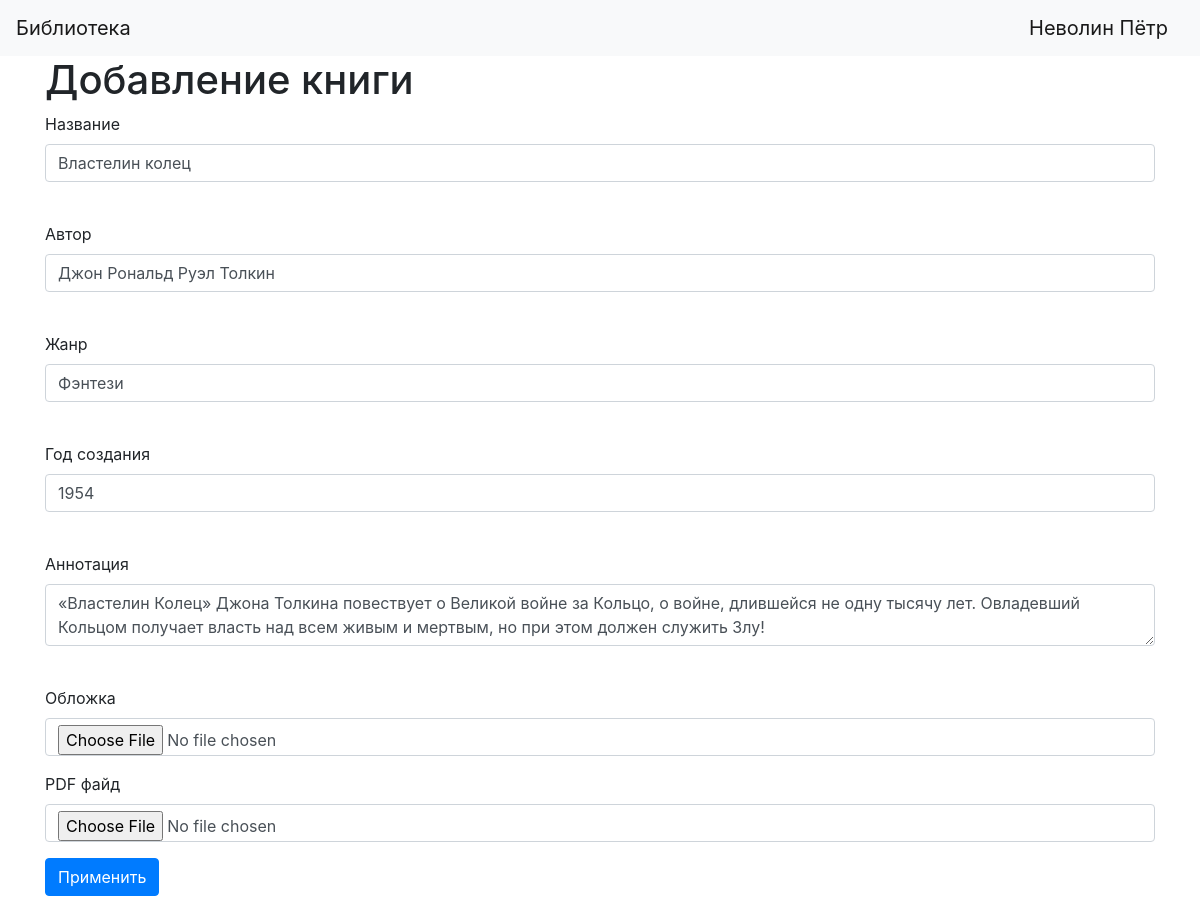
The app's page /book/1 (signed in) with its own data.
### data/users.py (models this page shows, shortened)
class User(SqlAlchemyBase, UserMixin):
    __tablename__ = 'users'
    id = sqlalchemy.Column(sqlalchemy.Integer, primary_key=True, autoincrement=True)
    surname = sqlalchemy.Column(sqlalchemy.String, nullable=True)
    name = sqlalchemy.Column(sqlalchemy.String, nullable=True)
    email = sqlalchemy.Column(sqlalchemy.String, index=True, unique=True, nullable=True)
    hashed_password = sqlalchemy.Column(sqlalchemy.String, nullable=True)
    created_date = sqlalchemy.Column(sqlalchemy.DateTime, default=datetime.datetime.now)

### data/books.py (models this page shows)
class Book(SqlAlchemyBase):
    __tablename__ = 'books'
    id = sqlalchemy.Column(sqlalchemy.Integer, primary_key=True, autoincrement=True)
    title = sqlalchemy.Column(sqlalchemy.String)
    author = sqlalchemy.Column(sqlalchemy.String, nullable=True)
    annotation = sqlalchemy.Column(sqlalchemy.String, nullable=True)
    genre_id = sqlalchemy.Column(sqlalchemy.Integer, sqlalchemy.ForeignKey("genres.id"))
    created_date = sqlalchemy.Column(sqlalchemy.Integer, nullable=True)
    img_file = sqlalchemy.Column(sqlalchemy.String, nullable=True)
    text_file = sqlalchemy.Column(sqlalchemy.String)
    genre = orm.relation('Genre')

### main.py (the view, shortened to what this page needs)
@app.route('/book/<int:id>', methods=['GET', 'POST'])
@login_required
def edit_book(id):
    form = BookForm()
    if request.method == "GET":
        db_sess = db_session.create_session()
        book = db_sess.query(Book).filter(Book.id == id).first()
        if book:
            form.title.data = book.title
            form.author.data = book.author
            genre = db_sess.query(Genre).filter(Genre.id == book.genre_id).first()
            form.genre.data = genre.title
            form.created_date.data = book.created_date
            form.annotation.data = book.annotation
            form.img_file.data = FileStorage(filename=f'static/img/{book.img_file}')
            form.text_file.data = FileStorage(filename=f'static/text/{book.text_file}')
        else:
            abort(404)
    return render_template('book.html',
                           title='Редактирование книги',
                           form=form
                           )

### forms/book.py
class BookForm(FlaskForm):
    title = StringField('Название', validators=[DataRequired()])
    author = StringField('Автор', validators=[DataRequired()])
    genre = StringField('Жанр', validators=[DataRequired()])
    created_date = IntegerField('Год создания', validators=[DataRequired()])
    annotation = TextAreaField('Аннотация', validators=[DataRequired()])
    img_file = FileField('Обложка', validators=[DataRequired()])
    text_file = FileField('PDF файд', validators=[DataRequired()])
    submit = SubmitField('Применить')

### data/db_session.py (called while the page is built)
def create_session() -> Session:
    global __factory
    return __factory()

### main.py (called while the page is built)
@login_manager.user_loader
def load_user(user_id):
    db_sess = db_session.create_session()
    return db_sess.query(User).get(user_id)

### templates/book.html (shortened to what this page needs)
{% extends "base.html" %}
{% block content %}
<h1>Добавление книги</h1>
<form action="" method="post" enctype="multipart/form-data">
    <p>
        {{ form.title.label }}<br>
        {{ form.title(class="form-control") }}<br>
    </p>
    <p>
        {{ form.author.label }}<br>
        {{ form.author(class="form-control") }}<br>
    </p>
    <p>
        {{ form.genre.label }}<br>
        {{ form.genre(class="form-control") }}<br>
    </p>
    <p>
        {{ form.created_date.label }}<br>
        {{ form.created_date(class="form-control") }}<br>
    </p>
    <p>
        {{ form.annotation.label }}<br>
        {{ form.annotation(class="form-control") }}<br>
    </p>
    <p>
        {{ form.img_file.label }}<br>
        {{ form.img_file(class="form-control") }}
    </p>
    <p>
        {{ form.text_file.label }}<br>
        {{ form.text_file(class="form-control") }}
    </p>
    <p>{{ form.submit(type="submit", class="btn btn-primary") }}</p>
</form>
{% endblock %}

### templates/base.html (shortened to what this page needs)
<!DOCTYPE html>
<html lang="en">
<head>
    <link rel="stylesheet"
          href="https://stackpath.bootstrapcdn.com/bootstrap/4.4.1/css/bootstrap.min.css"
>
</head>
<body>
    <header>
        <nav class="navbar navbar-light bg-light">
            <a class="navbar-brand" href="#">Библиотека</a>
            {% if current_user.is_authenticated %}
                <a class="navbar-brand" href="/logout">{{ current_user.surname}}{{ current_user.name }}</a>
            {% else %}
                <p>
                    <a class="btn btn-primary " href="/register">Зарегистрироваться</a>
                    <a class="btn btn-success" href="/login">Войти</a>
                </p>
            {% endif %}
        </nav>
    </header>
    <main role="main" class="container">
        {% block content %}{% endblock %}
    </main>
</body>
</html>

### records on screen
User: surname "Неволин", name "Пётр"
Book: title "Властелин колец", author "Джон Рональд Руэл Толкин", genre "Фэнтези", created_date "1954", annotation "«Властелин Колец» Джона Толкина повествует о Великой войне за Кольцо, о войне, длившейся не одну тысячу лет. Овладевший Кольцом получает власть над всем живым и мертвым, но при этом должен служить Злу!"
